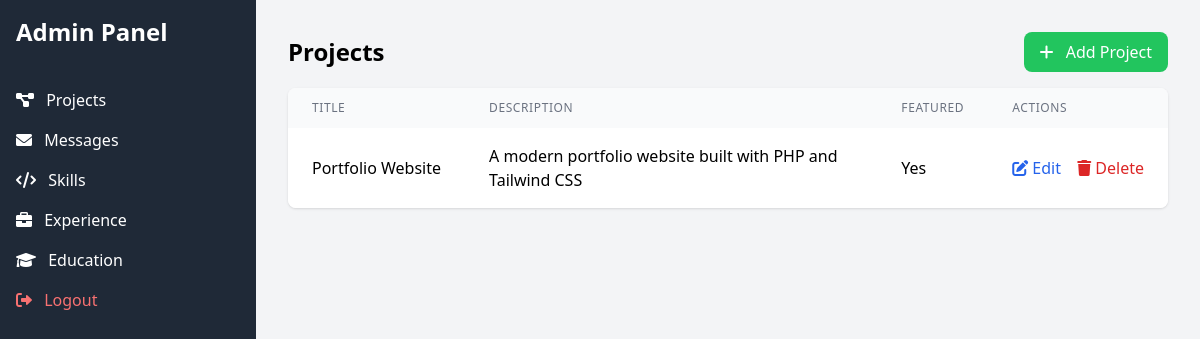
/admin/index.php (signed in), run on the app's committed database.
### tables this page shows
CREATE TABLE IF NOT EXISTS projects (
    id INT PRIMARY KEY AUTO_INCREMENT,          
    title VARCHAR(100) NOT NULL,                
    description TEXT,                           
    image_url VARCHAR(255),                     
    live_url VARCHAR(255),                      
    github_url VARCHAR(255),                    
    featured BOOLEAN DEFAULT FALSE,             
    created_at TIMESTAMP DEFAULT CURRENT_TIMESTAMP,         
    updated_at TIMESTAMP DEFAULT CURRENT_TIMESTAMP ON UPDATE CURRENT_TIMESTAMP   
);

### inc/config.php (called while the page is built, shortened)
<?php
try {
    $pdo = new PDO("mysql:host=" . DB_HOST, DB_USER, DB_PASS);
    $pdo->setAttribute(PDO::ATTR_ERRMODE, PDO::ERRMODE_EXCEPTION);
    $pdo->exec("CREATE DATABASE IF NOT EXISTS " . DB_NAME);
    $pdo = new PDO("mysql:host=" . DB_HOST . ";dbname=" . DB_NAME, DB_USER, DB_PASS);
    $pdo->setAttribute(PDO::ATTR_ERRMODE, PDO::ERRMODE_EXCEPTION);
    $pdo->setAttribute(PDO::ATTR_DEFAULT_FETCH_MODE, PDO::FETCH_ASSOC);
} catch(PDOException $e) {
    die("Database Connection Failed: " . $e->getMessage());
}
function get_all_projects() {
    global $pdo;
    try {
        $stmt = $pdo->query("SELECT * FROM projects ORDER BY created_at DESC");
        return $stmt->fetchAll();
    } catch(PDOException $e) {
        return [];
    }
}
?>

### admin/index.php (the view, shortened to what this page needs)
<?php
require_once '../inc/config.php';
?>
<!DOCTYPE html>
<html lang="en">
<head>
    <script src="https://cdn.tailwindcss.com"></script>
    <link rel="stylesheet" href="https://cdnjs.cloudflare.com/ajax/libs/font-awesome/6.0.0/css/all.min.css">
</head>
<body class="bg-gray-100">
    <?php if (!isset($_SESSION['user_id'])): ?>
        <div class="min-h-screen flex items-center justify-center">
            <div class="bg-white p-8 rounded-lg shadow-md w-96">
                <h2 class="text-2xl font-bold mb-6 text-center">Admin Login</h2>
                <?php if (isset($error)): ?>
                    <div class="bg-red-100 border border-red-400 text-red-700 px-4 py-3 rounded mb-4">
                        <?php echo $error; ?>
                    </div>
                <?php endif; ?>
                <form method="POST" class="space-y-4">
                    <div>
                        <label class="block text-gray-700 mb-2" for="username">Username</label>
                        <input type="text" id="username" name="username" required
                               class="w-full px-3 py-2 border rounded-lg focus:outline-none focus:ring-2 focus:ring-blue-500">
                    </div>
                    <div>
                        <label class="block text-gray-700 mb-2" for="password">Password</label>
                        <input type="password" id="password" name="password" required
                               class="w-full px-3 py-2 border rounded-lg focus:outline-none focus:ring-2 focus:ring-blue-500">
                    </div>
                    <button type="submit"
                            class="w-full bg-blue-500 text-white py-2 rounded-lg hover:bg-blue-600 transition duration-200">
                        Login
                    </button>
                </form>
            </div>
        </div>
    <?php else: ?>
        <div class="min-h-screen flex">
            <div class="w-64 bg-gray-800 text-white">
                <div class="p-4">
                    <h2 class="text-2xl font-bold">Admin Panel</h2>
                </div>
                <nav class="mt-4">
                    <a href="#projects" class="block px-4 py-2 hover:bg-gray-700" onclick="showTab('projects')">
                        <i class="fas fa-project-diagram mr-2"></i> Projects
                    </a>
                    <a href="#messages" class="block px-4 py-2 hover:bg-gray-700" onclick="showTab('messages')">
                        <i class="fas fa-envelope mr-2"></i> Messages
                    </a>
                    <a href="#skills" class="block px-4 py-2 hover:bg-gray-700" onclick="showTab('skills')">
                        <i class="fas fa-code mr-2"></i> Skills
                    </a>
                    <a href="#experience" class="block px-4 py-2 hover:bg-gray-700" onclick="showTab('experience')">
                        <i class="fas fa-briefcase mr-2"></i> Experience
                    </a>
                    <a href="#education" class="block px-4 py-2 hover:bg-gray-700" onclick="showTab('education')">
                        <i class="fas fa-graduation-cap mr-2"></i> Education
                    </a>
                    <a href="logout.php" class="block px-4 py-2 hover:bg-gray-700 text-red-400">
                        <i class="fas fa-sign-out-alt mr-2"></i> Logout
                    </a>
                </nav>
            </div>
            <div class="flex-1 p-8">
                <div id="projects" class="tab-content">
                    <div class="flex justify-between items-center mb-4">
                        <h2 class="text-2xl font-bold">Projects</h2>
                        <a href="add_project.php" class="bg-green-500 text-white px-4 py-2 rounded-lg hover:bg-green-600">
                            <i class="fas fa-plus mr-2"></i> Add Project
                        </a>
                    </div>
                    <div class="bg-white rounded-lg shadow overflow-hidden">
                        <table class="min-w-full">
                            <thead class="bg-gray-50">
                                <tr>
                                    <th class="px-6 py-3 text-left text-xs font-medium text-gray-500 uppercase tracking-wider">Title</th>
                                    <th class="px-6 py-3 text-left text-xs font-medium text-gray-500 uppercase tracking-wider">Description</th>
                                    <th class="px-6 py-3 text-left text-xs font-medium text-gray-500 uppercase tracking-wider">Featured</th>
                                    <th class="px-6 py-3 text-left text-xs font-medium text-gray-500 uppercase tracking-wider">Actions</th>
                                </tr>
                            </thead>
                            <tbody class="bg-white divide-y divide-gray-200">
                                <?php
                                $projects = get_all_projects();
                                foreach ($projects as $project): ?>
                                <tr>
                                    <td class="px-6 py-4 whitespace-nowrap"><?php echo htmlspecialchars($project['title']); ?></td>
                                    <td class="px-6 py-4"><?php echo htmlspecialchars($project['description']); ?></td>
                                    <td class="px-6 py-4 whitespace-nowrap">
                                        <?php echo $project['featured'] ? 'Yes' : 'No'; ?>
                                    </td>
                                    <td class="px-6 py-4 whitespace-nowrap">
                                        <a href="edit_project.php?id=<?php echo $project['id']; ?>" class="text-blue-600 hover:text-blue-900 mr-3">
                                            <i class="fas fa-edit"></i> Edit
                                        </a>
                                        <a href="delete_project.php?id=<?php echo $project['id']; ?>"
                                           class="text-red-600 hover:text-red-900"
                                           onclick="return confirm('Are you sure you want to delete this project?')">
                                            <i class="fas fa-trash"></i> Delete
                                        </a>
                                    </td>
                                </tr>
                                <?php endforeach; ?>
                            </tbody>
                        </table>
                    </div>
                </div>
            </div>
        </div>
    <?php endif; ?>
</body>
</html>

### data on the page
projects: title "Portfolio Website", description "A modern portfolio website built with PHP and Tailwind CSS", featured "Yes"
